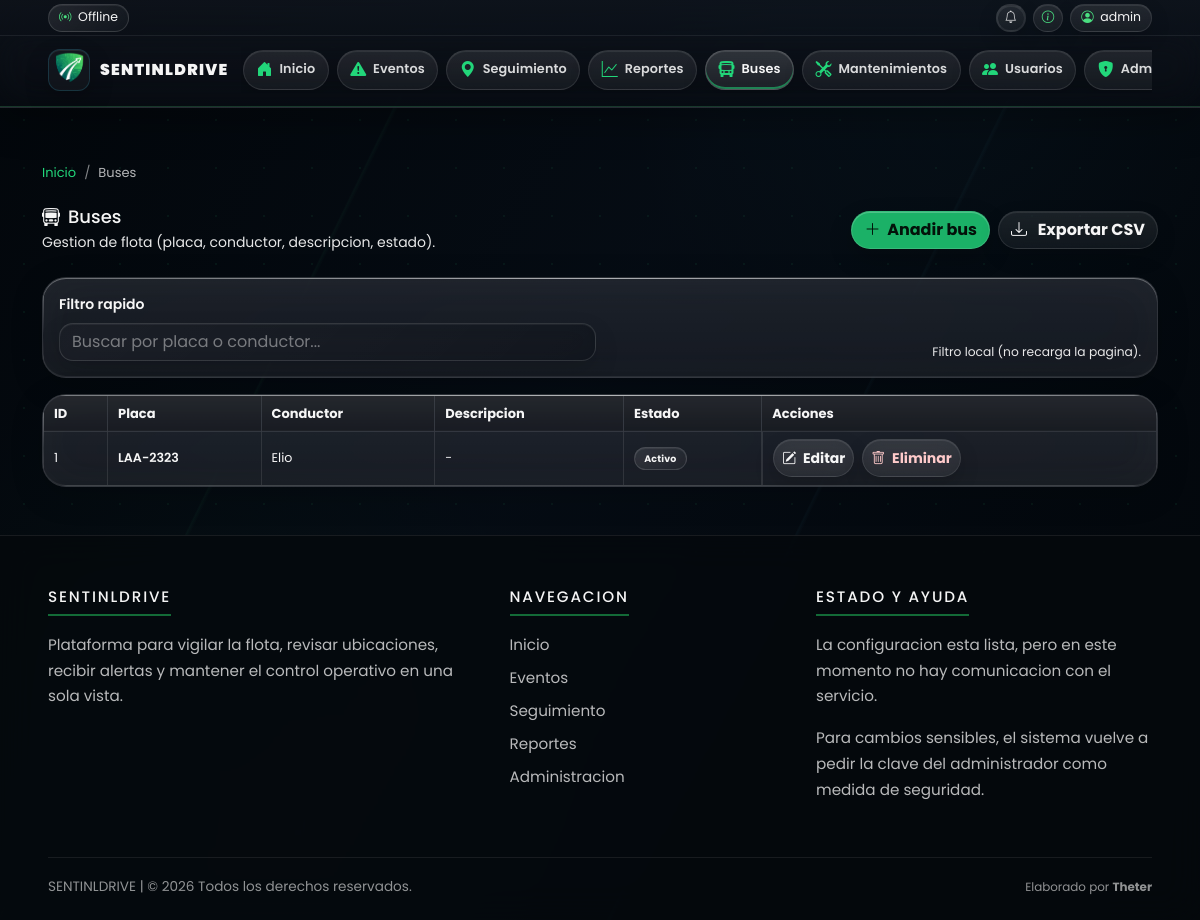
/buses (signed in), run on an earlier commit of the app's database.
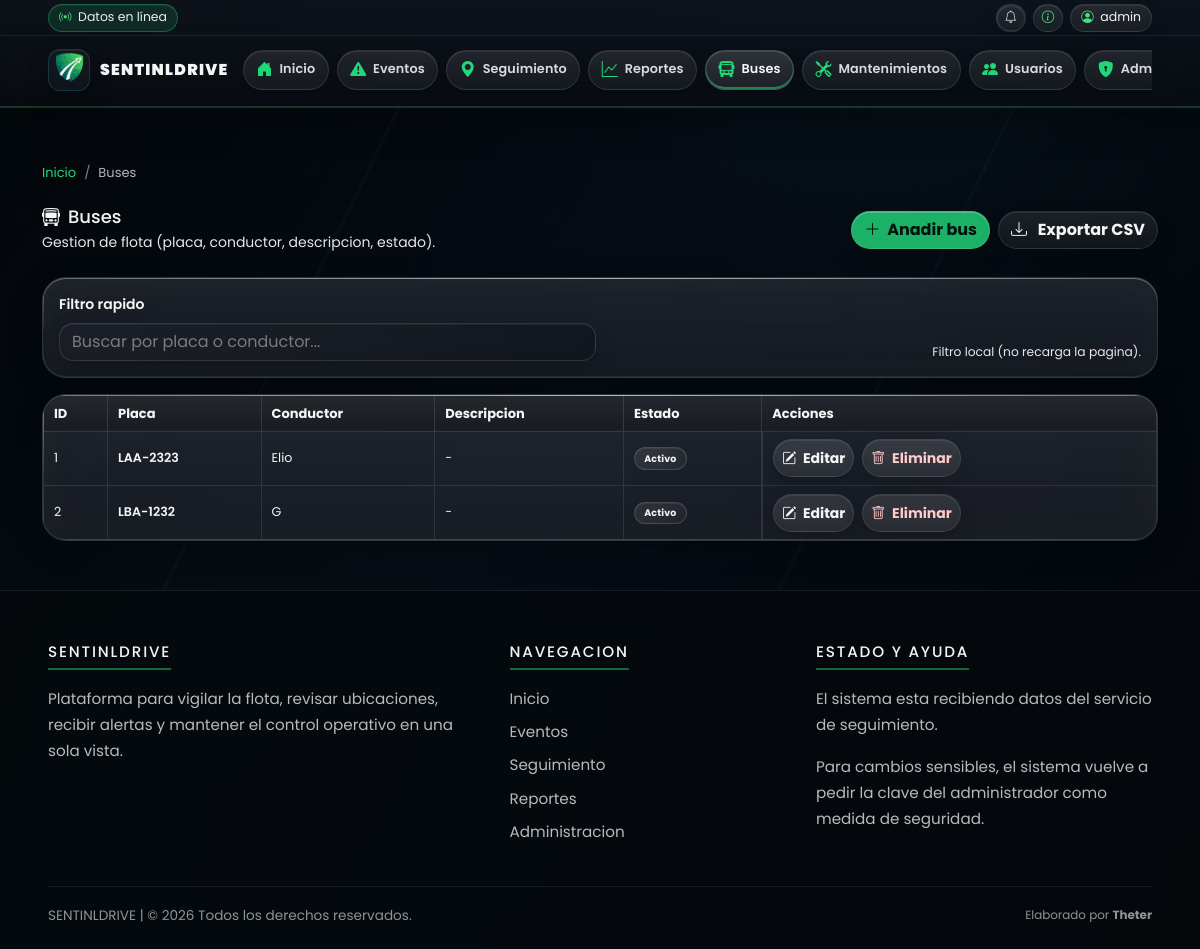
And on a later commit of the database.
### app/models/bus.py (models this page shows)
class Bus(db.Model): #Usamos pascalcase para los nombres de las clases
    __tablename__ = 'bus'
    id = db.Column(db.Integer, primary_key=True)
    plate = db.Column(db.String(20), nullable=False, unique=True)
    driver = db.Column(db.String(50))
    status = db.Column(db.String(20), default="Activo")
    description = db.Column(db.String(300), nullable=True)
    events = db.relationship(
        'Event',
        backref='bus',  # ← Solo aquí se define el backref
        lazy=True,
        cascade='all, delete-orphan'
    )
    locations = db.relationship(
        'Location',
        backref='bus',
        lazy=True,
        cascade='all, delete-orphan'
    )
    maintenances = db.relationship(
        'Maintenance',
        backref='bus',
        lazy=True,
        cascade='all, delete-orphan'
    )

### app/routes/buses.py (the view)
@buses_bp.route("/buses")
@login_required
def buses():
    buses_list = Bus.query.order_by(Bus.id.asc()).all()
    return render_template("buses.html", buses=buses_list)

### app/models/system_setting.py (called while the page is built)
    @classmethod
    def get_value(cls, key: str, default=None):
        row = db.session.get(cls, key)
        if row is None or row.value in (None, ""):
            return default
        return row.value

### app/utils/time.py (called while the page is built)
def ecuador_now() -> datetime:
    return datetime.now(ECUADOR_TZ)

### app/templates/buses.html (shortened to what the changed rows need)
{% extends "base.html" %}
{% block content %}
<div class="container mt-4">
    <div class="d-flex justify-content-between align-items-center flex-wrap gap-2 mb-4">
        <div>
            <h2 class="mb-1"><i class="bi bi-bus-front me-2"></i>Buses</h2>
        </div>
    </div>
    {% if buses|length == 0 %}
    <div class="alert alert-info">
        <i class="bi bi-info-circle-fill"></i>
        No hay buses registrados aun.
        {% if session.get('role')|lower == 'admin' %}
        Usa el boton superior para anadir uno.
        {% endif %}
    </div>
    {% else %}
    <div class="card">
        <div class="card-body p-0">
            <div class="table-responsive">
                <table class="table table-bordered table-hover align-middle mb-0">
                    <thead>
                        <tr>
                            <th>ID</th>
                            <th>Placa</th>
                            <th>Conductor</th>
                            <th>Descripcion</th>
                            <th>Estado</th>
                            {% if session.get('role')|lower == 'admin' %}
                            <th>Acciones</th>
                            {% endif %}
                        </tr>
                    </thead>
                    <tbody>
                        {% for b in buses %}
                        <tr data-filter="{{ (b.plate ~ ' ' ~ (b.driver or '') )|lower }}">
                            <td>{{ b.id }}</td>
                            <td class="fw-semibold">{{ b.plate }}</td>
                            <td>{{ b.driver or 'Sin asignar' }}</td>
                            <td class="text-muted">{{ b.description or '-' }}</td>
                            <td>
                                {% if b.status == 'Activo' %}
                                    <span class="badge badge-soft">Activo</span>
                                {% elif b.status == 'Inactivo' %}
                                    <span class="badge badge-danger-soft">Inactivo</span>
                                {% else %}
                                    <span class="badge badge-soft">{{ b.status }}</span>
                                {% endif %}
                            </td>
                            {% if session.get('role')|lower == 'admin' %}
                            <td class="d-flex flex-wrap gap-2">
                                <button type="button" class="btn btn-outline-secondary btn-sm" data-bs-toggle="modal" data-bs-target="#editModal{{ b.id }}">
                                    <i class="bi bi-pencil-square"></i> Editar
                                </button>
                                <form action="{{ url_for('buses.delete_bus', bus_id=b.id) }}" method="POST" class="d-inline"
                                      onsubmit="return confirm('Eliminar el bus {{ b.plate }} (ID {{ b.id }})? Esta accion borra tambien sus eventos/ubicaciones.');">
                                    <button type="submit" class="btn btn-danger btn-sm">
                                        <i class="bi bi-trash"></i> Eliminar
                                    </button>
                                </form>
                            </td>
                            {% endif %}
                        </tr>
                        {% endfor %}
                    </tbody>
                </table>
            </div>
        </div>
    </div>
    {% endif %}
</div>
{% endblock %}

What changed in the data, as far as the page shows it:
added Bus: id "2", plate "LBA-1232", driver "G", description "-", status "Activo"
Also different on the page:
{{ layout_mqtt_label }}: "Offline" → (not shown)
text no longer shown: "La configuracion esta lista, pero en este momento no hay comunicacion con el servicio."
text now shown: "Datos en línea El sistema esta recibiendo datos del servicio de seguimiento."
